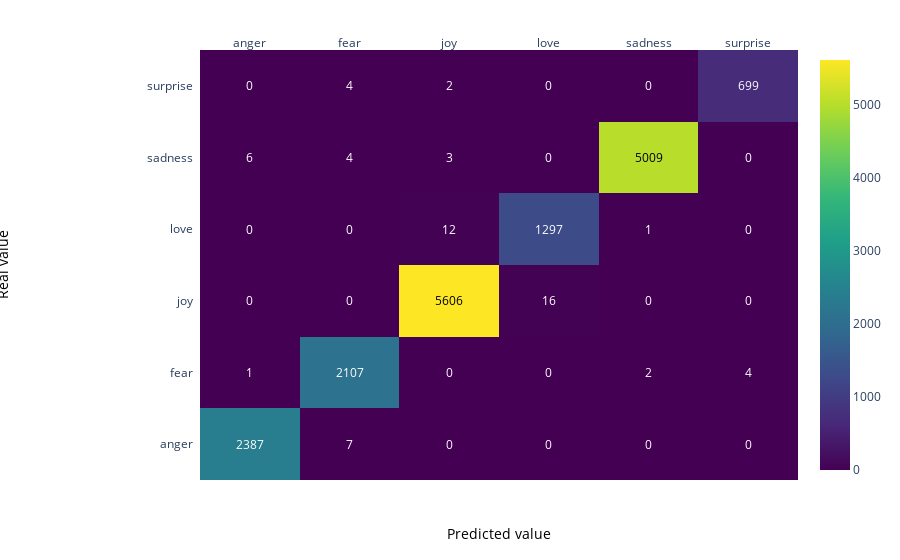

Notebook code for this chart:
### Markdown cell above
### Matrice de confusion données d'entrainement

### Code cell
z = confusion_matrix(all_predictions, y_train)

x = list(np.unique(df.Emotion))
y =  list(np.unique(df.Emotion))

# change each element of z to type string for annotations
z_text = [[str(y) for y in x] for x in z]

# set up figure 
fig = ff.create_annotated_heatmap(z, x=x, y=y, annotation_text=z_text, colorscale='Viridis')

# add custom xaxis title
fig.add_annotation(dict(font=dict(color="black",size=14),
                        x=0.5,
                        y=-0.15,
                        showarrow=False,
                        text="Predicted value",
                        xref="paper",
                        yref="paper"))

# add custom yaxis title
fig.add_annotation(dict(font=dict(color="black",size=14),
                        x=-0.35,
                        y=0.5,
                        showarrow=False,
                        text="Real value",
                        textangle=-90,
                        xref="paper",
                        yref="paper"))

# adjust margins to make room for yaxis title
fig.update_layout(margin=dict(t=50, l=200))

# add colorbar
fig['data'][0]['showscale'] = True
fig.show()

### Figure 1 — Plotly figure (JSON) as saved in the notebook; plotly's stock layout.template omitted (floating-point values rounded to 4 significant figures)
{"data": [{"colorscale": [[0, "#440154"], [0.1111, "#482878"], [0.2222, "#3e4989"], [0.3333, "#31688e"], [0.4444, "#26828e"], [0.5556, "#1f9e89"], [0.6667, "#35b779"], [0.7778, "#6ece58"], [0.8889, "#b5de2b"], [1, "#fde725"]], "reversescale": false, "showscale": true, "type": "heatmap", "x": ["anger", "fear", "joy", "love", "sadness", "surprise"], "y": ["anger", "fear", "joy", "love", "sadness", "surprise"], "z": [[2387, 7, 0, 0, 0, 0], [1, 2107, 0, 0, 2, 4], [0, 0, 5606, 16, 0, 0], [0, 0, 12, 1297, 1, 0], [6, 4, 3, 0, 5009, 0], [0, 4, 2, 0, 0, 699]]}], "layout": {"annotations": [{"font": {"color": "#FFFFFF"}, "showarrow": false, "text": "2387", "x": "anger", "xref": "x", "y": "anger", "yref": "y"}, {"font": {"color": "#FFFFFF"}, "showarrow": false, "text": "7", "x": "fear", "xref": "x", "y": "anger", "yref": "y"}, {"font": {"color": "#FFFFFF"}, "showarrow": false, "text": "0", "x": "joy", "xref": "x", "y": "anger", "yref": "y"}, {"font": {"color": "#FFFFFF"}, "showarrow": false, "text": "0", "x": "love", "xref": "x", "y": "anger", "yref": "y"}, {"font": {"color": "#FFFFFF"}, "showarrow": false, "text": "0", "x": "sadness", "xref": "x", "y": "anger", "yref": "y"}, {"font": {"color": "#FFFFFF"}, "showarrow": false, "text": "0", "x": "surprise", "xref": "x", "y": "anger", "yref": "y"}, {"font": {"color": "#FFFFFF"}, "showarrow": false, "text": "1", "x": "anger", "xref": "x", "y": "fear", "yref": "y"}, {"font": {"color": "#FFFFFF"}, "showarrow": false, "text": "2107", "x": "fear", "xref": "x", "y": "fear", "yref": "y"}, {"font": {"color": "#FFFFFF"}, "showarrow": false, "text": "0", "x": "joy", "xref": "x", "y": "fear", "yref": "y"}, {"font": {"color": "#FFFFFF"}, "showarrow": false, "text": "0", "x": "love", "xref": "x", "y": "fear", "yref": "y"}, {"font": {"color": "#FFFFFF"}, "showarrow": false, "text": "2", "x": "sadness", "xref": "x", "y": "fear", "yref": "y"}, {"font": {"color": "#FFFFFF"}, "showarrow": false, "text": "4", "x": "surprise", "xref": "x", "y": "fear", "yref": "y"}, {"font": {"color": "#FFFFFF"}, "showarrow": false, "text": "0", "x": "anger", "xref": "x", "y": "joy", "yref": "y"}, {"font": {"color": "#FFFFFF"}, "showarrow": false, "text": "0", "x": "fear", "xref": "x", "y": "joy", "yref": "y"}, {"font": {"color": "#000000"}, "showarrow": false, "text": "5606", "x": "joy", "xref": "x", "y": "joy", "yref": "y"}, {"font": {"color": "#FFFFFF"}, "showarrow": false, "text": "16", "x": "love", "xref": "x", "y": "joy", "yref": "y"}, {"font": {"color": "#FFFFFF"}, "showarrow": false, "text": "0", "x": "sadness", "xref": "x", "y": "joy", "yref": "y"}, {"font": {"color": "#FFFFFF"}, "showarrow": false, "text": "0", "x": "surprise", "xref": "x", "y": "joy", "yref": "y"}, {"font": {"color": "#FFFFFF"}, "showarrow": false, "text": "0", "x": "anger", "xref": "x", "y": "love", "yref": "y"}, {"font": {"color": "#FFFFFF"}, "showarrow": false, "text": "0", "x": "fear", "xref": "x", "y": "love", "yref": "y"}, {"font": {"color": "#FFFFFF"}, "showarrow": false, "text": "12", "x": "joy", "xref": "x", "y": "love", "yref": "y"}, {"font": {"color": "#FFFFFF"}, "showarrow": false, "text": "1297", "x": "love", "xref": "x", "y": "love", "yref": "y"}, {"font": {"color": "#FFFFFF"}, "showarrow": false, "text": "1", "x": "sadness", "xref": "x", "y": "love", "yref": "y"}, {"font": {"color": "#FFFFFF"}, "showarrow": false, "text": "0", "x": "surprise", "xref": "x", "y": "love", "yref": "y"}, {"font": {"color": "#FFFFFF"}, "showarrow": false, "text": "6", "x": "anger", "xref": "x", "y": "sadness", "yref": "y"}, {"font": {"color": "#FFFFFF"}, "showarrow": false, "text": "4", "x": "fear", "xref": "x", "y": "sadness", "yref": "y"}, {"font": {"color": "#FFFFFF"}, "showarrow": false, "text": "3", "x": "joy", "xref": "x", "y": "sadness", "yref": "y"}, {"font": {"color": "#FFFFFF"}, "showarrow": false, "text": "0", "x": "love", "xref": "x", "y": "sadness", "yref": "y"}, {"font": {"color": "#000000"}, "showarrow": false, "text": "5009", "x": "sadness", "xref": "x", "y": "sadness", "yref": "y"}, {"font": {"color": "#FFFFFF"}, "showarrow": false, "text": "0", "x": "surprise", "xref": "x", "y": "sadness", "yref": "y"}, {"font": {"color": "#FFFFFF"}, "showarrow": false, "text": "0", "x": "anger", "xref": "x", "y": "surprise", "yref": "y"}, {"font": {"color": "#FFFFFF"}, "showarrow": false, "text": "4", "x": "fear", "xref": "x", "y": "surprise", "yref": "y"}, {"font": {"color": "#FFFFFF"}, "showarrow": false, "text": "2", "x": "joy", "xref": "x", "y": "surprise", "yref": "y"}, {"font": {"color": "#FFFFFF"}, "showarrow": false, "text": "0", "x": "love", "xref": "x", "y": "surprise", "yref": "y"}, {"font": {"color": "#FFFFFF"}, "showarrow": false, "text": "0", "x": "sadness", "xref": "x", "y": "surprise", "yref": "y"}, {"font": {"color": "#FFFFFF"}, "showarrow": false, "text": "699", "x": "surprise", "xref": "x", "y": "surprise", "yref": "y"}, {"font": {"color": "black", "size": 14}, "showarrow": false, "text": "Predicted value", "x": 0.5, "xref": "paper", "y": -0.15, "yref": "paper"}, {"font": {"color": "black", "size": 14}, "showarrow": false, "text": "Real value", "textangle": -90, "x": -0.35, "xref": "paper", "y": 0.5, "yref": "paper"}], "margin": {"l": 200, "t": 50}, "xaxis": {"dtick": 1, "gridcolor": "rgb(0, 0, 0)", "side": "top", "ticks": ""}, "yaxis": {"dtick": 1, "ticks": "", "ticksuffix": "  "}}}
